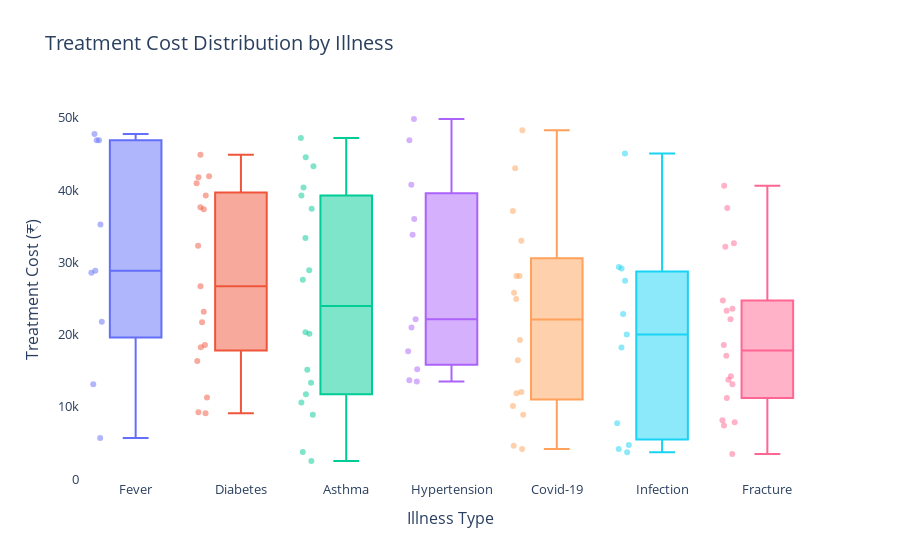

The notebook cell saved with this chart:
### Code cell
median_order = df.groupby("Illness")["Treatment_Cost"].median().sort_values(ascending=False).index
fig3 = px.box(
    df,
    x="Illness",
    y="Treatment_Cost",
    color="Illness",
    title="Treatment Cost Distribution by Illness",
    category_orders={"Illness": median_order},
    points="all",
    hover_data=["Name", "Age", "Gender", "Admission_Date"]
)
fig3.update_layout(
    xaxis_title="Illness Type",
    yaxis_title="Treatment Cost (₹)",
    title_font_size=20,
    font=dict(size=13),
    showlegend=False,
    plot_bgcolor="rgba(0,0,0,0)"
)
fig3.update_traces(marker=dict(opacity=0.5), jitter=0.3)

fig3.show()

### Figure 1 — Plotly figure (JSON) as saved in the notebook; plotly's stock layout.template omitted (floating-point values rounded to 4 significant figures)
{"data": [{"alignmentgroup": "True", "boxpoints": "all", "customdata": [["Erin", 15, "Male", "2024-03-14T00:00:00"], ["Maria", 8, "Female", "2023-10-10T00:00:00"], ["Dennis", 83, "Male", "2023-09-08T00:00:00"], ["Amanda", 70, "Male", "2023-11-05T00:00:00"], ["Robert", 61, "Male", "2024-08-16T00:00:00"], ["Stephanie", 37, "Female", "2024-04-27T00:00:00"], ["Joanne", 20, "Male", "2025-01-04T00:00:00"], ["David", 62, "Male", "2023-08-02T00:00:00"], ["Timothy", 22, "Female", "2023-12-18T00:00:00"]], "hovertemplate": "Illness=%{x}<br>Treatment_Cost=%{y}<br>Name=%{customdata[0]}<br>Age=%{customdata[1]}<br>Gender=%{customdata[2]}<br>Admission_Date=%{customdata[3]}<extra></extra>", "jitter": 0.3, "legendgroup": "Fever", "marker": {"color": "#636efa", "opacity": 0.5}, "name": "Fever", "notched": false, "offsetgroup": "Fever", "orientation": "v", "showlegend": true, "type": "box", "x": ["Fever", "Fever", "Fever", "Fever", "Fever", "Fever", "Fever", "Fever", "Fever"], "x0": " ", "xaxis": "x", "y": [28560.0, 35230.0, 13130.0, 28850.0, 47780.0, 5715.0, 46910.0, 46900.0, 21780.0], "y0": " ", "yaxis": "y"}, {"alignmentgroup": "True", "boxpoints": "all", "customdata": [["Natalie", 46, "Male", "2024-09-20T00:00:00"], ["Christine", 81, "Male", "2024-04-21T00:00:00"], ["Yvonne", 74, "Male", "2024-07-09T00:00:00"], ["Kelli", 79, "Female", "2024-05-18T00:00:00"], ["Michael", 26, "Female", "2024-09-26T00:00:00"], ["Victoria", 11, "Female", "2025-02-03T00:00:00"], ["Debra", 40, "Female", "2024-02-14T00:00:00"], ["Austin", 39, "Male", "2024-11-28T00:00:00"], ["Christopher", 6, "Female", "2024-04-01T00:00:00"], ["William", 54, "Female", "2024-10-16T00:00:00"], ["Donna", 80, "Male", "2024-06-18T00:00:00"], ["Johnny", 43, "Male", "2024-10-04T00:00:00"], ["Sharon", 10, "Male", "2025-06-17T00:00:00"], ["Jennifer", 30, "Male", "2025-05-18T00:00:00"], ["Lauren", 72, "Female", "2025-03-24T00:00:00"], ["Elizabeth", 72, "Male", "2024-01-27T00:00:00"], ["Evan", 10, "Female", "2023-12-13T00:00:00"]], "hovertemplate": "Illness=%{x}<br>Treatment_Cost=%{y}<br>Name=%{customdata[0]}<br>Age=%{customdata[1]}<br>Gender=%{customdata[2]}<br>Admission_Date=%{customdata[3]}<extra></extra>", "jitter": 0.3, "legendgroup": "Diabetes", "marker": {"color": "#EF553B", "opacity": 0.5}, "name": "Diabetes", "notched": false, "offsetgroup": "Diabetes", "orientation": "v", "showlegend": true, "type": "box", "x": ["Diabetes", "Diabetes", "Diabetes", "Diabetes", "Diabetes", "Diabetes", "Diabetes", "Diabetes", "Diabetes", "Diabetes", "Diabetes", "Diabetes", "Diabetes", "Diabetes", "Diabetes", "Diabetes", "Diabetes"], "x0": " ", "xaxis": "x", "y": [18580.0, 11300.0, 9276.0, 16370.0, 40940.0, 9128.0, 39260.0, 44900.0, 41770.0, 21730.0, 41930.0, 26700.0, 23180.0, 37340.0, 18270.0, 32300.0, 37620.0], "y0": " ", "yaxis": "y"}, {"alignmentgroup": "True", "boxpoints": "all", "customdata": [["Amanda", 23, "Female", "2025-01-03T00:00:00"], ["Anna", 68, "Male", "2023-07-05T00:00:00"], ["Tiffany", 88, "Male", "2024-09-14T00:00:00"], ["Larry", 67, "Male", "2025-01-30T00:00:00"], ["Rachel", 89, "Female", "2023-11-13T00:00:00"], ["Jill", 82, "Male", "2024-06-23T00:00:00"], ["Kenneth", 38, "Male", "2024-07-09T00:00:00"], ["Reginald", 75, "Male", "2024-09-15T00:00:00"], ["Heather", 88, "Male", "2024-01-06T00:00:00"], ["Marc", 17, "Male", "2025-04-16T00:00:00"], ["Jennifer", 15, "Male", "2025-03-29T00:00:00"], ["Bethany", 49, "Female", "2025-05-15T00:00:00"], ["Debra", 19, "Female", "2024-08-24T00:00:00"], ["Luis", 80, "Male", "2024-04-12T00:00:00"], ["Beth", 30, "Male", "2025-06-24T00:00:00"], ["Kimberly", 66, "Female", "2025-06-30T00:00:00"], ["Jeremy", 45, "Female", "2024-10-08T00:00:00"], ["Carl", 28, "Male", "2024-02-16T00:00:00"]], "hovertemplate": "Illness=%{x}<br>Treatment_Cost=%{y}<br>Name=%{customdata[0]}<br>Age=%{customdata[1]}<br>Gender=%{customdata[2]}<br>Admission_Date=%{customdata[3]}<extra></extra>", "jitter": 0.3, "legendgroup": "Asthma", "marker": {"color": "#00cc96", "opacity": 0.5}, "name": "Asthma", "notched": false, "offsetgroup": "Asthma", "orientation": "v", "showlegend": true, "type": "box", "x": ["Asthma", "Asthma", "Asthma", "Asthma", "Asthma", "Asthma", "Asthma", "Asthma", "Asthma", "Asthma", "Asthma", "Asthma", "Asthma", "Asthma", "Asthma", "Asthma", "Asthma", "Asthma"], "x0": " ", "xaxis": "x", "y": [2517.0, 40360.0, 11760.0, 10610.0, 39270.0, 13340.0, 8935.0, 43320.0, 20350.0, 47230.0, 37420.0, 3771.0, 44560.0, 20140.0, 33380.0, 15150.0, 28930.0, 27580.0], "y0": " ", "yaxis": "y"}, {"alignmentgroup": "True", "boxpoints": "all", "customdata": [["Matthew", 56, "Male", "2024-05-11T00:00:00"], ["Anthony", 88, "Male", "2024-01-30T00:00:00"], ["Jason", 54, "Female", "2023-11-28T00:00:00"], ["Chris", 85, "Male", "2024-02-10T00:00:00"], ["Joshua", 16, "Male", "2024-10-13T00:00:00"], ["Sara", 26, "Female", "2023-11-25T00:00:00"], ["Kimberly", 84, "Male", "2024-08-06T00:00:00"], ["Rebecca", 26, "Female", "2025-04-12T00:00:00"], ["Melissa", 28, "Male", "2024-10-03T00:00:00"], ["Veronica", 37, "Male", "2024-10-17T00:00:00"], ["Tina", 88, "Male", "2024-04-22T00:00:00"]], "hovertemplate": "Illness=%{x}<br>Treatment_Cost=%{y}<br>Name=%{customdata[0]}<br>Age=%{customdata[1]}<br>Gender=%{customdata[2]}<br>Admission_Date=%{customdata[3]}<extra></extra>", "jitter": 0.3, "legendgroup": "Hypertension", "marker": {"color": "#ab63fa", "opacity": 0.5}, "name": "Hypertension", "notched": false, "offsetgroup": "Hypertension", "orientation": "v", "showlegend": true, "type": "box", "x": ["Hypertension", "Hypertension", "Hypertension", "Hypertension", "Hypertension", "Hypertension", "Hypertension", "Hypertension", "Hypertension", "Hypertension", "Hypertension"], "x0": " ", "xaxis": "x", "y": [36010.0, 13520.0, 49850.0, 20990.0, 17690.0, 33830.0, 46910.0, 15210.0, 40740.0, 22130.0, 13710.0], "y0": " ", "yaxis": "y"}, {"alignmentgroup": "True", "boxpoints": "all", "customdata": [["Jason", 64, "Female", "2023-07-29T00:00:00"], ["Michelle", 55, "Male", "2023-09-11T00:00:00"], ["Mark", 27, "Male", "2024-03-14T00:00:00"], ["Renee", 23, "Female", "2024-06-05T00:00:00"], ["Robert", 11, "Female", "2023-08-08T00:00:00"], ["Rachael", 39, "Male", "2024-07-08T00:00:00"], ["John", 75, "Male", "2025-05-01T00:00:00"], ["Ronald", 87, "Female", "2024-08-04T00:00:00"], ["Nathan", 30, "Female", "2024-06-26T00:00:00"], ["Aaron", 34, "Female", "2024-12-17T00:00:00"], ["Sarah", 51, "Male", "2024-11-27T00:00:00"], ["Jacob", 13, "Female", "2025-06-15T00:00:00"], ["Timothy", 51, "Female", "2024-07-11T00:00:00"], ["Nancy", 73, "Male", "2024-11-19T00:00:00"], ["Levi", 61, "Male", "2025-06-18T00:00:00"], ["Samantha", 84, "Male", "2024-04-16T00:00:00"]], "hovertemplate": "Illness=%{x}<br>Treatment_Cost=%{y}<br>Name=%{customdata[0]}<br>Age=%{customdata[1]}<br>Gender=%{customdata[2]}<br>Admission_Date=%{customdata[3]}<extra></extra>", "jitter": 0.3, "legendgroup": "Covid-19", "marker": {"color": "#FFA15A", "opacity": 0.5}, "name": "Covid-19", "notched": false, "offsetgroup": "Covid-19", "orientation": "v", "showlegend": true, "type": "box", "x": ["Covid-19", "Covid-19", "Covid-19", "Covid-19", "Covid-19", "Covid-19", "Covid-19", "Covid-19", "Covid-19", "Covid-19", "Covid-19", "Covid-19", "Covid-19", "Covid-19", "Covid-19", "Covid-19"], "x0": " ", "xaxis": "x", "y": [16460.0, 33010.0, 19260.0, 43020.0, 48280.0, 28110.0, 8927.0, 4618.0, 12080.0, 11910.0, 4166.0, 24930.0, 25800.0, 28130.0, 37120.0, 10130.0], "y0": " ", "yaxis": "y"}, {"alignmentgroup": "True", "boxpoints": "all", "customdata": [["Kelly", 71, "Female", "2023-11-16T00:00:00"], ["Joel", 63, "Female", "2023-12-29T00:00:00"], ["Gregory", 56, "Male", "2024-10-09T00:00:00"], ["James", 43, "Male", "2023-09-24T00:00:00"], ["Sarah", 72, "Female", "2024-04-23T00:00:00"], ["Jack", 1, "Male", "2024-12-06T00:00:00"], ["Frederick", 23, "Male", "2024-03-23T00:00:00"], ["Jonathan", 70, "Female", "2025-01-03T00:00:00"], ["Stephanie", 39, "Female", "2024-04-05T00:00:00"], ["Jeffery", 20, "Male", "2023-07-17T00:00:00"], ["Krista", 69, "Male", "2023-12-10T00:00:00"]], "hovertemplate": "Illness=%{x}<br>Treatment_Cost=%{y}<br>Name=%{customdata[0]}<br>Age=%{customdata[1]}<br>Gender=%{customdata[2]}<br>Admission_Date=%{customdata[3]}<extra></extra>", "jitter": 0.3, "legendgroup": "Infection", "marker": {"color": "#19d3f3", "opacity": 0.5}, "name": "Infection", "notched": false, "offsetgroup": "Infection", "orientation": "v", "showlegend": true, "type": "box", "x": ["Infection", "Infection", "Infection", "Infection", "Infection", "Infection", "Infection", "Infection", "Infection", "Infection", "Infection"], "x0": " ", "xaxis": "x", "y": [7757.0, 20010.0, 29160.0, 4716.0, 18230.0, 4174.0, 29350.0, 45070.0, 22850.0, 27460.0, 3743.0], "y0": " ", "yaxis": "y"}, {"alignmentgroup": "True", "boxpoints": "all", "customdata": [["Julia", 37, "Male", "2023-08-22T00:00:00"], ["Emily", 40, "Female", "2023-08-14T00:00:00"], ["Benjamin", 64, "Female", "2023-11-22T00:00:00"], ["Kaitlyn", 50, "Male", "2024-07-16T00:00:00"], ["Emily", 21, "Male", "2023-09-14T00:00:00"], ["Drew", 79, "Male", "2024-06-13T00:00:00"], ["Mary", 86, "Male", "2023-07-25T00:00:00"], ["Benjamin", 29, "Male", "2025-03-22T00:00:00"], ["Jessica", 1, "Male", "2024-12-15T00:00:00"], ["Robert", 30, "Female", "2024-11-15T00:00:00"], ["Susan", 51, "Female", "2025-04-28T00:00:00"], ["Heather", 74, "Female", "2024-07-10T00:00:00"], ["Crystal", 33, "Female", "2024-06-05T00:00:00"], ["Glenn", 55, "Male", "2023-11-28T00:00:00"], ["Kenneth", 12, "Male", "2023-09-23T00:00:00"], ["Tammy", 51, "Female", "2024-04-08T00:00:00"], ["Ethan", 66, "Male", "2024-06-17T00:00:00"], ["Lynn", 33, "Female", "2024-11-30T00:00:00"]], "hovertemplate": "Illness=%{x}<br>Treatment_Cost=%{y}<br>Name=%{customdata[0]}<br>Age=%{customdata[1]}<br>Gender=%{customdata[2]}<br>Admission_Date=%{customdata[3]}<extra></extra>", "jitter": 0.3, "legendgroup": "Fracture", "marker": {"color": "#FF6692", "opacity": 0.5}, "name": "Fracture", "notched": false, "offsetgroup": "Fracture", "orientation": "v", "showlegend": true, "type": "box", "x": ["Fracture", "Fracture", "Fracture", "Fracture", "Fracture", "Fracture", "Fracture", "Fracture", "Fracture", "Fracture", "Fracture", "Fracture", "Fracture", "Fracture", "Fracture", "Fracture", "Fracture", "Fracture"], "x0": " ", "xaxis": "x", "y": [32660.0, 8154.0, 23570.0, 13150.0, 7421.0, 18560.0, 24740.0, 14260.0, 40610.0, 7888.0, 23310.0, 22130.0, 13780.0, 32160.0, 37540.0, 11240.0, 3494.0, 17070.0], "y0": " ", "yaxis": "y"}], "layout": {"boxmode": "overlay", "font": {"size": 13}, "legend": {"title": {"text": "Illness"}, "tracegroupgap": 0}, "plot_bgcolor": "rgba(0,0,0,0)", "showlegend": false, "title": {"font": {"size": 20}, "text": "Treatment Cost Distribution by Illness"}, "xaxis": {"anchor": "y", "categoryarray": ["Fever", "Diabetes", "Asthma", "Hypertension", "Covid-19", "Infection", "Fracture"], "categoryorder": "array", "domain": [0, 1], "title": {"text": "Illness Type"}}, "yaxis": {"anchor": "x", "domain": [0, 1], "title": {"text": "Treatment Cost (₹)"}}}}
